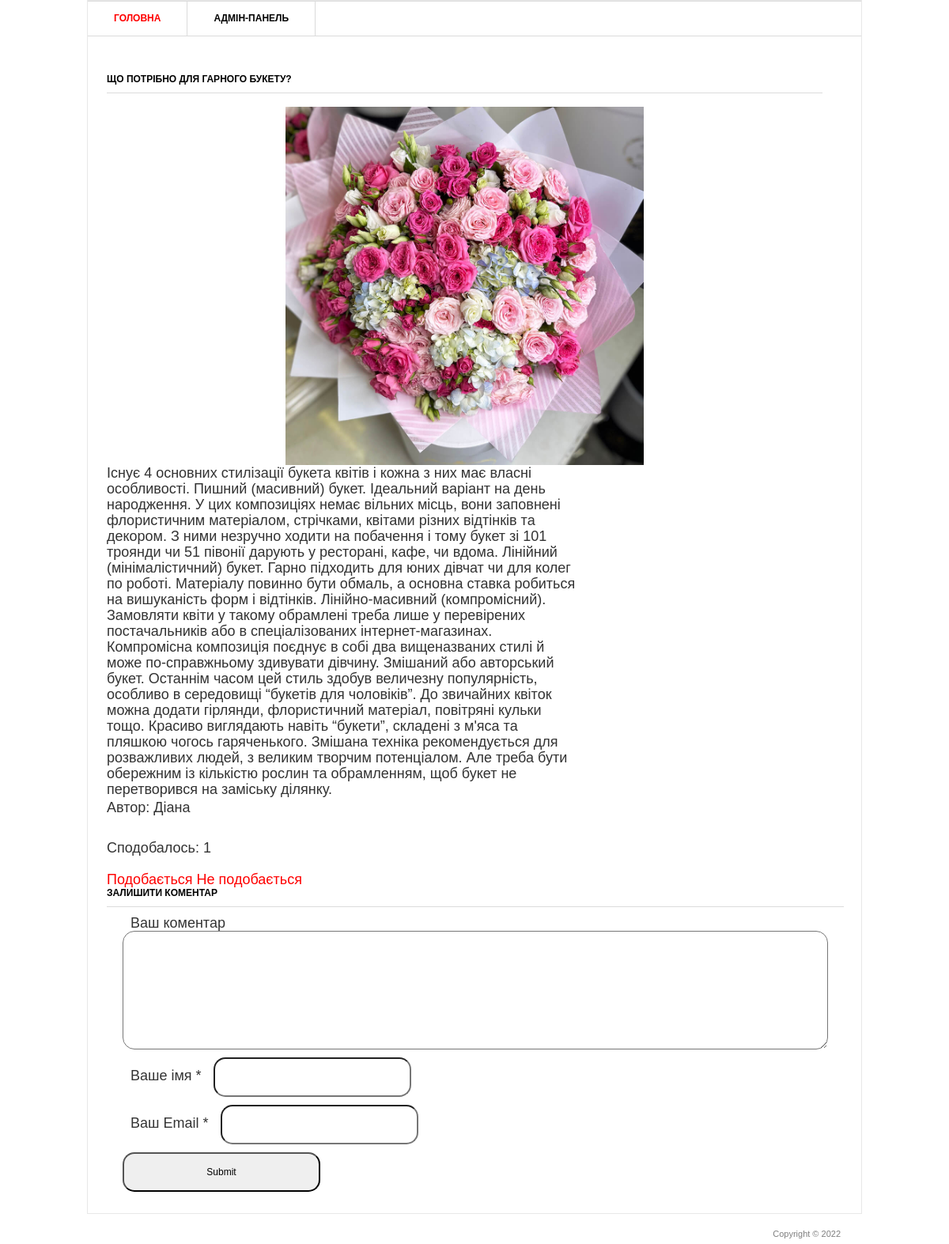
Page /2/ on the committed database.
### blog/models.py (models this page shows, shortened)
class Post(models.Model):
    tittle = models.CharField('Заголовок запису', max_length=100)
    description = models.TextField('Текст запису')
    author = models.CharField('Імя автора', max_length=100)
    date = models.DateField('Дата публікації')
    img = models.ImageField('Зображення', upload_to='image/%Y')
    class Meta:
        verbose_name = 'Запис'
        verbose_name_plural = 'Записи'

### blog/views.py (the view)
# urls.py: path('<int:pk>/', views.PostDetail.as_view()),
class PostDetail(View):
    def get(self, request, pk):
        post = Post.objects.get(id=pk)
        return render(request, 'blog/blog_detail.html', {'post': post})

### templates/blog/blog_detail.html (shortened to what this page needs)
{% load static %}
<html >
<head>
	<link rel="stylesheet" href="{% static 'css/style.css' %}" type="text/css" media="all" />
</head>
<body>
<div class="shell">
	<div class="border">
		<div id="navigation">
			<ul>
			    <li><a href="/" class="active">Головна</a></li>
			    <li><a href="/admin">Адмін-панель</a></li>
			</ul>
		</div>
		<div id="main">
			<div id="content" class="left">
				<div class="projects">
					<h3>{{ post.tittle }}</h3>
					<p align="center">
                        <a href="#"><img src="{{ post.img.url }}" width="50%" /></a>
                    </p>
					<div class="item">
						<div class="text left">
							<p>{{ post.description }}</p>
							<p>Автор: {{ post.author }} </p>
						</div>
					</div>
				</div>
			</div>
			<div>
				<br>
				<p>Сподобалось: {{ post.likes_set.all.count }}</p>
				<br>
				<a href="{% url 'add_likes' post.id %}">Подобається</a>
				<a href="{% url 'del_likes' post.id %}">Не подобається</a>
			</div>
			<div class="form-comment">
				<h3>Залишити коментар</h3>
				<div>
					<form action="{% url 'add_comments' post.id %}" method="post">
						<div>
							<label>Ваш коментар</label>
							<textarea name="text_comments"></textarea>
						</div>
						<div>
							<label>Ваше імя *</label>
							<input type="text" name="name">
						</div>
						<div>
							<label>Ваш Email *</label>
							<input type="email" name="email">
						</div>
						<div>
							<input type="submit">
						</div>
					</form>
				</div>
			</div>
		</div>
	</div>
	<div id="footer">
		<p class="copy right">Copyright &copy;  2022 </p>
	</div>
</div>
</body>
</html>

### static/css/style.css (style rules this page uses)
* { margin: 0; padding: 0; outline:0; }
body { font-size: 18px; line-height: 20px; font-family: Georgia, Arial, Helvetica, Sans-Serif; color: #333; background: url() repeat 0 0; }
a { color: #ff0000; text-decoration: none; cursor:pointer; }
a img { border: 0; }
input, textarea, select { font-family: Arial, Helvetica, sans-serif; font-size:12px; }
textarea { overflow:auto; }
.left, .alignleft { float: left; display: inline; }
.right, .alignright { float: right; display: inline; }
.shell { width: 980px; margin: 0 auto; }
.border { border: 1px solid #e8e8e8; background: #fff; position: relative; }
#navigation { height: 43px; border-top: 1px solid #dbdbdb; border-bottom: 1px solid #dbdbdb; }
#navigation ul { list-style: none; }
#navigation ul li { float: left; height: 43px; border-right: 1px solid #dbdbdb; font-size: 12px; line-height: 43px; font-weight: bold; text-transform: uppercase; }
#navigation ul li a { float: left; height: 43px; color: #000; padding: 0 33px; }
#navigation ul li a:hover, #navigation ul li a.active { color: #ff0000; text-decoration: none; }
#main { width: 932px; padding: 37px 24px 17px 24px; }
#main h3 { font-size: 12px; line-height: 15px; color: #000; text-transform: uppercase; border-bottom: 1px solid #dbdbdb; padding: 0 0 9px 0; }
#content { width: 905px; }
.projects { padding: 10px 0 0 0; }
.projects h3 { margin: 0 0 17px 0; }
.projects .item { margin: 0 0 28px 0; }
.projects .text { width: 600px; }
.projects .text p { padding: 0 0 3px 0; }
#footer { font-family: Arial, sans-serif; font-size: 11px; line-height: 14px; color: #7f7f7f; padding: 18px 27px 20px 38px; }
.form-comment { font-size: 18px; }
.form-comment label { margin: 10px 10px; }
.form-comment input { border-radius: 15px; padding: 15px; height: 50px; width: 250px; }
.form-comment textarea { border-radius: 15px; padding: 15px; height: 150px; width: 100%; resize: vertical; }
.form-comment div { margin: 10px; }

### rows in the picture
Post: tittle "ЩО ПОТРІБНО ДЛЯ ГАРНОГО БУКЕТУ?", img (picture), description "Існує 4 основних стилізації букета квітів і кожна з них має власні особливості. Пишний (масивний) букет. Ідеальний варіант на день народження. У цих композиціях немає вільних місць, вони заповнені флористичним матеріалом, стрічками, квітами різних відтінків та декором. З ними незручно ходити на побачення і тому букет зі 101 троянди чи 51 півонії дарують у ресторані, кафе, чи вдома. Лінійний (мінімалістичний) букет. Гарно підходить для юних дівчат чи для колег по роботі. Матеріалу повинно бути обмаль, а основна ставка робиться на вишуканість форм і відтінків. Лінійно-масивний (компромісний). Замовляти квіти у такому обрамлені треба лише у перевірених постачальників або в спеціалізованих…", author "Діана", likes_set.all.count "1"
